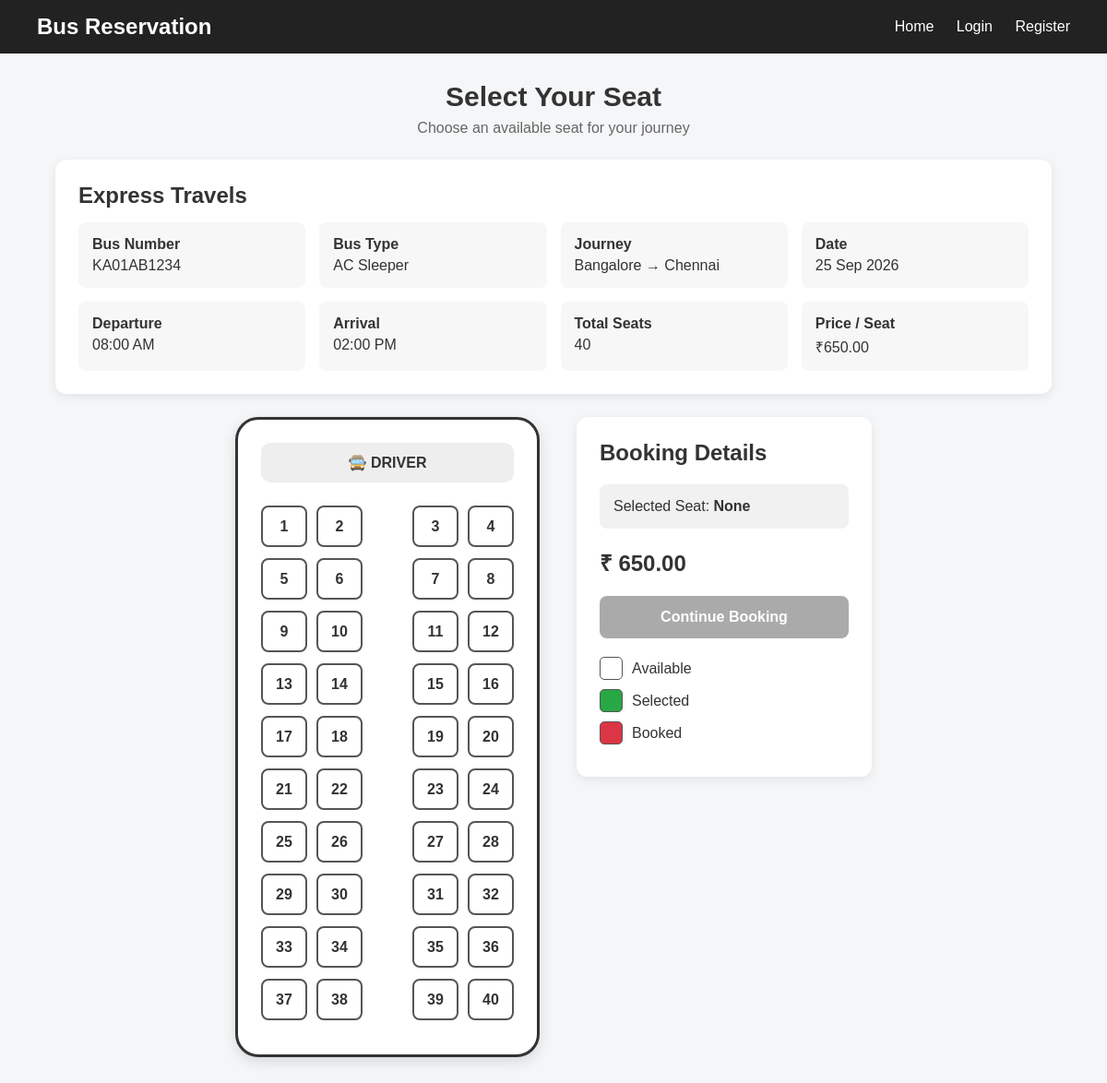
Screenshot of /seat_selection.php?route_id=1 with the database file from the repository.
### tables this page shows
CREATE TABLE IF NOT EXISTS routes (
    id INT AUTO_INCREMENT PRIMARY KEY,
    bus_id INT NOT NULL,
    source VARCHAR(100) NOT NULL,
    destination VARCHAR(100) NOT NULL,
    departure_time TIME NOT NULL,
    arrival_time TIME NOT NULL,
    journey_date DATE NOT NULL,
    price DECIMAL(10,2) NOT NULL,

    FOREIGN KEY (bus_id)
        REFERENCES buses(id)
        ON DELETE CASCADE
);

CREATE TABLE IF NOT EXISTS buses (
    id INT AUTO_INCREMENT PRIMARY KEY,
    bus_number VARCHAR(50) NOT NULL UNIQUE,
    bus_name VARCHAR(100) NOT NULL,
    bus_type VARCHAR(50) NOT NULL,
    total_seats INT NOT NULL,
    created_at TIMESTAMP DEFAULT CURRENT_TIMESTAMP
);

### seat_selection.php (the view, shortened to what this page needs)
<?php
require_once "config/db_connection.php";
$route_id = intval($_GET["route_id"] ?? 0);
$sql = "
    SELECT
        r.id AS route_id,
        r.source,
        r.destination,
        r.departure_time,
        r.arrival_time,
        r.journey_date,
        r.price,
        b.id AS bus_id,
        b.bus_number,
        b.bus_name,
        b.bus_type,
        b.total_seats
    FROM routes r
    INNER JOIN buses b ON r.bus_id = b.id
    WHERE r.id = ?
";
$stmt = $conn->prepare($sql);
$stmt->bind_param("i", $route_id);
$stmt->execute();
$result = $stmt->get_result();
$bus = $result->fetch_assoc();
$booked_seats = [];
$departure = date("h:i A", strtotime($bus["departure_time"]));
$arrival = date("h:i A", strtotime($bus["arrival_time"]));
$total_seats = intval($bus["total_seats"]);
?>
<!DOCTYPE html>
<html lang="en">
<head>
</head>
<body>
<div class="navbar">
    <div class="logo">
        Bus Reservation
    </div>
    <div class="nav-links">
        <a href="index.php">Home</a>
        <?php if (isset($_SESSION["user_id"])): ?>
            <a href="my_bookings.php">My Bookings</a>
            <a href="logout.php">Logout</a>
        <?php else: ?>
            <a href="login.php">Login</a>
            <a href="register.php">Register</a>
        <?php endif; ?>
    </div>
</div>
<div class="container">
    <div class="page-title">
        <h1>Select Your Seat</h1>
        <p>
            Choose an available seat for your journey
        </p>
    </div>
    <div class="bus-info">
        <h2>
            <?php echo htmlspecialchars($bus["bus_name"]); ?>
        </h2>
        <div class="info-grid">
            <div class="info-box">
                <strong>Bus Number</strong>
                <?php echo htmlspecialchars($bus["bus_number"]); ?>
            </div>
            <div class="info-box">
                <strong>Bus Type</strong>
                <?php echo htmlspecialchars($bus["bus_type"]); ?>
            </div>
            <div class="info-box">
                <strong>Journey</strong>
                <?php echo htmlspecialchars($bus["source"]); ?>
                →
                <?php echo htmlspecialchars($bus["destination"]); ?>
            </div>
            <div class="info-box">
                <strong>Date</strong>
                <?php echo date("d M Y", strtotime($bus["journey_date"])); ?>
            </div>
            <div class="info-box">
                <strong>Departure</strong>
                <?php echo $departure; ?>
            </div>
            <div class="info-box">
                <strong>Arrival</strong>
                <?php echo $arrival; ?>
            </div>
            <div class="info-box">
                <strong>Total Seats</strong>
                <?php echo $total_seats; ?>
            </div>
            <div class="info-box">
                <strong>Price / Seat</strong>
                ₹<?php echo number_format($bus["price"], 2); ?>
            </div>
        </div>
    </div>
    <div class="seat-section">
        <div class="bus">
            <div class="driver">
                🚍 DRIVER
            </div>
            <?php
            $seat_number = 1;
            while ($seat_number <= $total_seats):
            ?>
                <div class="seat-row">
                    <div class="seat-group">
                        <?php
                        for ($i = 0; $i < 2 && $seat_number <= $total_seats; $i++):
                            $seat = $seat_number;
                            $is_booked = in_array((string)$seat, $booked_seats);
                        ?>
                            <div
                                class="seat <?php echo $is_booked ? 'booked' : ''; ?>"
                                data-seat="<?php echo $seat; ?>"
                                onclick="<?php echo $is_booked ? '' : 'selectSeat(' . $seat . ')'; ?>"
                            >
                                <?php echo $seat; ?>
                            </div>
                        <?php
                            $seat_number++;
                        endfor;
                        ?>
                    </div>
                    <div class="seat-group">
                        <?php
                        for ($i = 0; $i < 2 && $seat_number <= $total_seats; $i++):
                            $seat = $seat_number;
                            $is_booked = in_array((string)$seat, $booked_seats);
                        ?>
                            <div
                                class="seat <?php echo $is_booked ? 'booked' : ''; ?>"
                                data-seat="<?php echo $seat; ?>"
                                onclick="<?php echo $is_booked ? '' : 'selectSeat(' . $seat . ')'; ?>"
                            >
                                <?php echo $seat; ?>
                            </div>
                        <?php
                            $seat_number++;
                        endfor;
                        ?>
                    </div>
                </div>
            <?php endwhile; ?>
        </div>
        <div class="booking-panel">
            <h2>Booking Details</h2>
            <div class="selected-seat">
                Selected Seat:
                <span id="selectedSeat">
                    None
                </span>
            </div>
            <div class="price">
                ₹<span id="price">
                    <?php echo number_format($bus["price"], 2); ?>
                </span>
            </div>
            <form action="booking.php" method="GET">
                <button
                    type="submit"
                    class="continue-btn"
                    id="continueBtn"
                    disabled
                >
                    Continue Booking
                </button>
            </form>
            <div class="legend">
                <div class="legend-item">
                    <div class="legend-box available-box"></div>
                    Available
                </div>
                <div class="legend-item">
                    <div class="legend-box selected-box"></div>
                    Selected
                </div>
                <div class="legend-item">
                    <div class="legend-box booked-box"></div>
                    Booked
                </div>
            </div>
        </div>
    </div>
</div>
</body>
</html>

### seat_selection.php (style rules this page uses)
* { box-sizing: border-box; margin: 0; padding: 0; }
body { font-family: Arial, sans-serif; background: #f4f6f8; color: #333; }
.navbar { background: #222; padding: 15px 40px; display: flex; justify-content: space-between; align-items: center; }
.logo { color: white; font-size: 24px; font-weight: bold; }
.nav-links a { color: white; text-decoration: none; margin-left: 20px; }
.container { width: 90%; max-width: 1100px; margin: 30px auto; }
.page-title { text-align: center; margin-bottom: 25px; }
.page-title h1 { font-size: 30px; margin-bottom: 8px; }
.page-title p { color: #666; }
.bus-info { background: white; padding: 25px; border-radius: 12px; box-shadow: 0 3px 12px rgba(0,0,0,0.08); margin-bottom: 25px; }
.bus-info h2 { margin-bottom: 15px; }
.info-grid { display: grid; grid-template-columns: repeat(4, 1fr); gap: 15px; }
.info-box { background: #f7f7f7; padding: 15px; border-radius: 8px; }
.info-box strong { display: block; margin-bottom: 5px; }
.seat-section { display: flex; gap: 40px; justify-content: center; align-items: flex-start; }
.bus { width: 330px; background: white; border: 3px solid #333; border-radius: 25px; padding: 25px; box-shadow: 0 5px 15px rgba(0,0,0,0.12); }
.driver { text-align: center; font-weight: bold; margin-bottom: 25px; padding: 12px; background: #eee; border-radius: 10px; }
.seat-row { display: flex; justify-content: space-between; align-items: center; margin-bottom: 12px; }
.seat-group { display: flex; gap: 10px; }
.seat { width: 50px; height: 45px; border: 2px solid #555; border-radius: 8px; display: flex; justify-content: center; align-items: center; cursor: pointer; font-weight: bold; background: #fff; transition: 0.2s; }
.booking-panel { width: 320px; background: white; padding: 25px; border-radius: 12px; box-shadow: 0 3px 12px rgba(0,0,0,0.08); }
.booking-panel h2 { margin-bottom: 20px; }
.selected-seat { background: #f1f1f1; padding: 15px; border-radius: 8px; margin-bottom: 15px; }
.selected-seat span { font-weight: bold; }
.price { font-size: 24px; font-weight: bold; margin: 20px 0; }
.continue-btn { width: 100%; padding: 14px; border: none; border-radius: 8px; background: #007bff; color: white; font-size: 16px; font-weight: bold; cursor: pointer; }
.continue-btn:disabled { background: #aaa; cursor: not-allowed; }
.legend { margin-top: 20px; }
.legend-item { display: flex; align-items: center; gap: 10px; margin-bottom: 10px; }
.legend-box { width: 25px; height: 25px; border-radius: 5px; border: 1px solid #555; }
.available-box { background: white; }
.selected-box { background: #28a745; }
.booked-box { background: #dc3545; }

### rows the page displays
routes: bus.bus_name "Express Travels", bus.bus_number "KA01AB1234", bus.bus_type "AC Sleeper", source "Bangalore", destination "Chennai", journey_date "25 Sep 2026", departure_time "08:00 AM", arrival_time "02:00 PM", bus.total_seats "40", price "650.00"

### other values shown
$seat "1"
$seat "2"
$seat "3"
$seat "4"
$seat "5"
$seat "6"
$seat "7"
$seat "8"
$seat "9"
$seat "10"
$seat "11"
$seat "12"
$seat "13"
$seat "14"
$seat "15"
